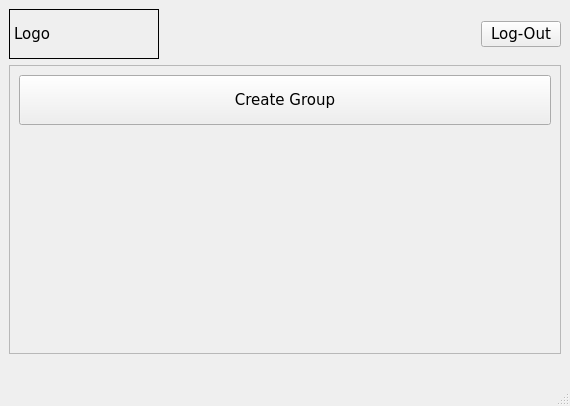
<?xml version="1.0" encoding="UTF-8"?>
<ui version="4.0">
 <class>MainDashboard</class>
 <widget class="QMainWindow" name="MainDashboard">
  <property name="geometry">
   <rect>
    <x>0</x>
    <y>0</y>
    <width>570</width>
    <height>406</height>
   </rect>
  </property>
  <property name="font">
   <font>
    <family>Verdana</family>
    <pointsize>11</pointsize>
   </font>
  </property>
  <property name="windowTitle">
   <string>Dashboard</string>
  </property>
  <property name="styleSheet">
   <string notr="true"/>
  </property>
  <widget class="QWidget" name="centralwidget">
   <layout class="QGridLayout" name="gridLayout_2">
    <item row="0" column="1" colspan="3">
     <spacer name="horizontalSpacer">
      <property name="orientation">
       <enum>Qt::Orientation::Horizontal</enum>
      </property>
      <property name="sizeHint" stdset="0">
       <size>
        <width>318</width>
        <height>20</height>
       </size>
      </property>
     </spacer>
    </item>
    <item row="1" column="0" colspan="5">
     <widget class="QScrollArea" name="groups_container">
      <property name="minimumSize">
       <size>
        <width>300</width>
        <height>0</height>
       </size>
      </property>
      <property name="styleSheet">
       <string notr="true"/>
      </property>
      <property name="widgetResizable">
       <bool>true</bool>
      </property>
      <widget class="QWidget" name="scrollAreaWidgetContents">
       <property name="geometry">
        <rect>
         <x>0</x>
         <y>0</y>
         <width>550</width>
         <height>257</height>
        </rect>
       </property>
       <layout class="QGridLayout" name="gridLayout">
        <item row="1" column="1">
         <spacer name="verticalSpacer_2">
          <property name="orientation">
           <enum>Qt::Orientation::Vertical</enum>
          </property>
          <property name="sizeHint" stdset="0">
           <size>
            <width>20</width>
            <height>69</height>
           </size>
          </property>
         </spacer>
        </item>
        <item row="1" column="0">
         <spacer name="verticalSpacer">
          <property name="orientation">
           <enum>Qt::Orientation::Vertical</enum>
          </property>
          <property name="sizeHint" stdset="0">
           <size>
            <width>20</width>
            <height>40</height>
           </size>
          </property>
         </spacer>
        </item>
        <item row="0" column="0" colspan="2">
         <widget class="QPushButton" name="create_group_btn">
          <property name="minimumSize">
           <size>
            <width>260</width>
            <height>50</height>
           </size>
          </property>
          <property name="text">
           <string>Create Group</string>
          </property>
         </widget>
        </item>
       </layout>
      </widget>
     </widget>
    </item>
    <item row="2" column="0" colspan="5">
     <spacer name="horizontalSpacer_2">
      <property name="orientation">
       <enum>Qt::Orientation::Horizontal</enum>
      </property>
      <property name="sizeHint" stdset="0">
       <size>
        <width>374</width>
        <height>20</height>
       </size>
      </property>
     </spacer>
    </item>
    <item row="0" column="4">
     <widget class="QPushButton" name="pushButton_2">
      <property name="text">
       <string>Log-Out</string>
      </property>
     </widget>
    </item>
    <item row="0" column="0">
     <widget class="QLabel" name="logo">
      <property name="minimumSize">
       <size>
        <width>150</width>
        <height>50</height>
       </size>
      </property>
      <property name="frameShape">
       <enum>QFrame::Shape::Box</enum>
      </property>
      <property name="text">
       <string>Logo</string>
      </property>
     </widget>
    </item>
   </layout>
  </widget>
  <widget class="QStatusBar" name="statusbar"/>
  <widget class="QMenuBar" name="menubar">
   <property name="geometry">
    <rect>
     <x>0</x>
     <y>0</y>
     <width>570</width>
     <height>24</height>
    </rect>
   </property>
  </widget>
 </widget>
 <resources/>
 <connections/>
</ui>
